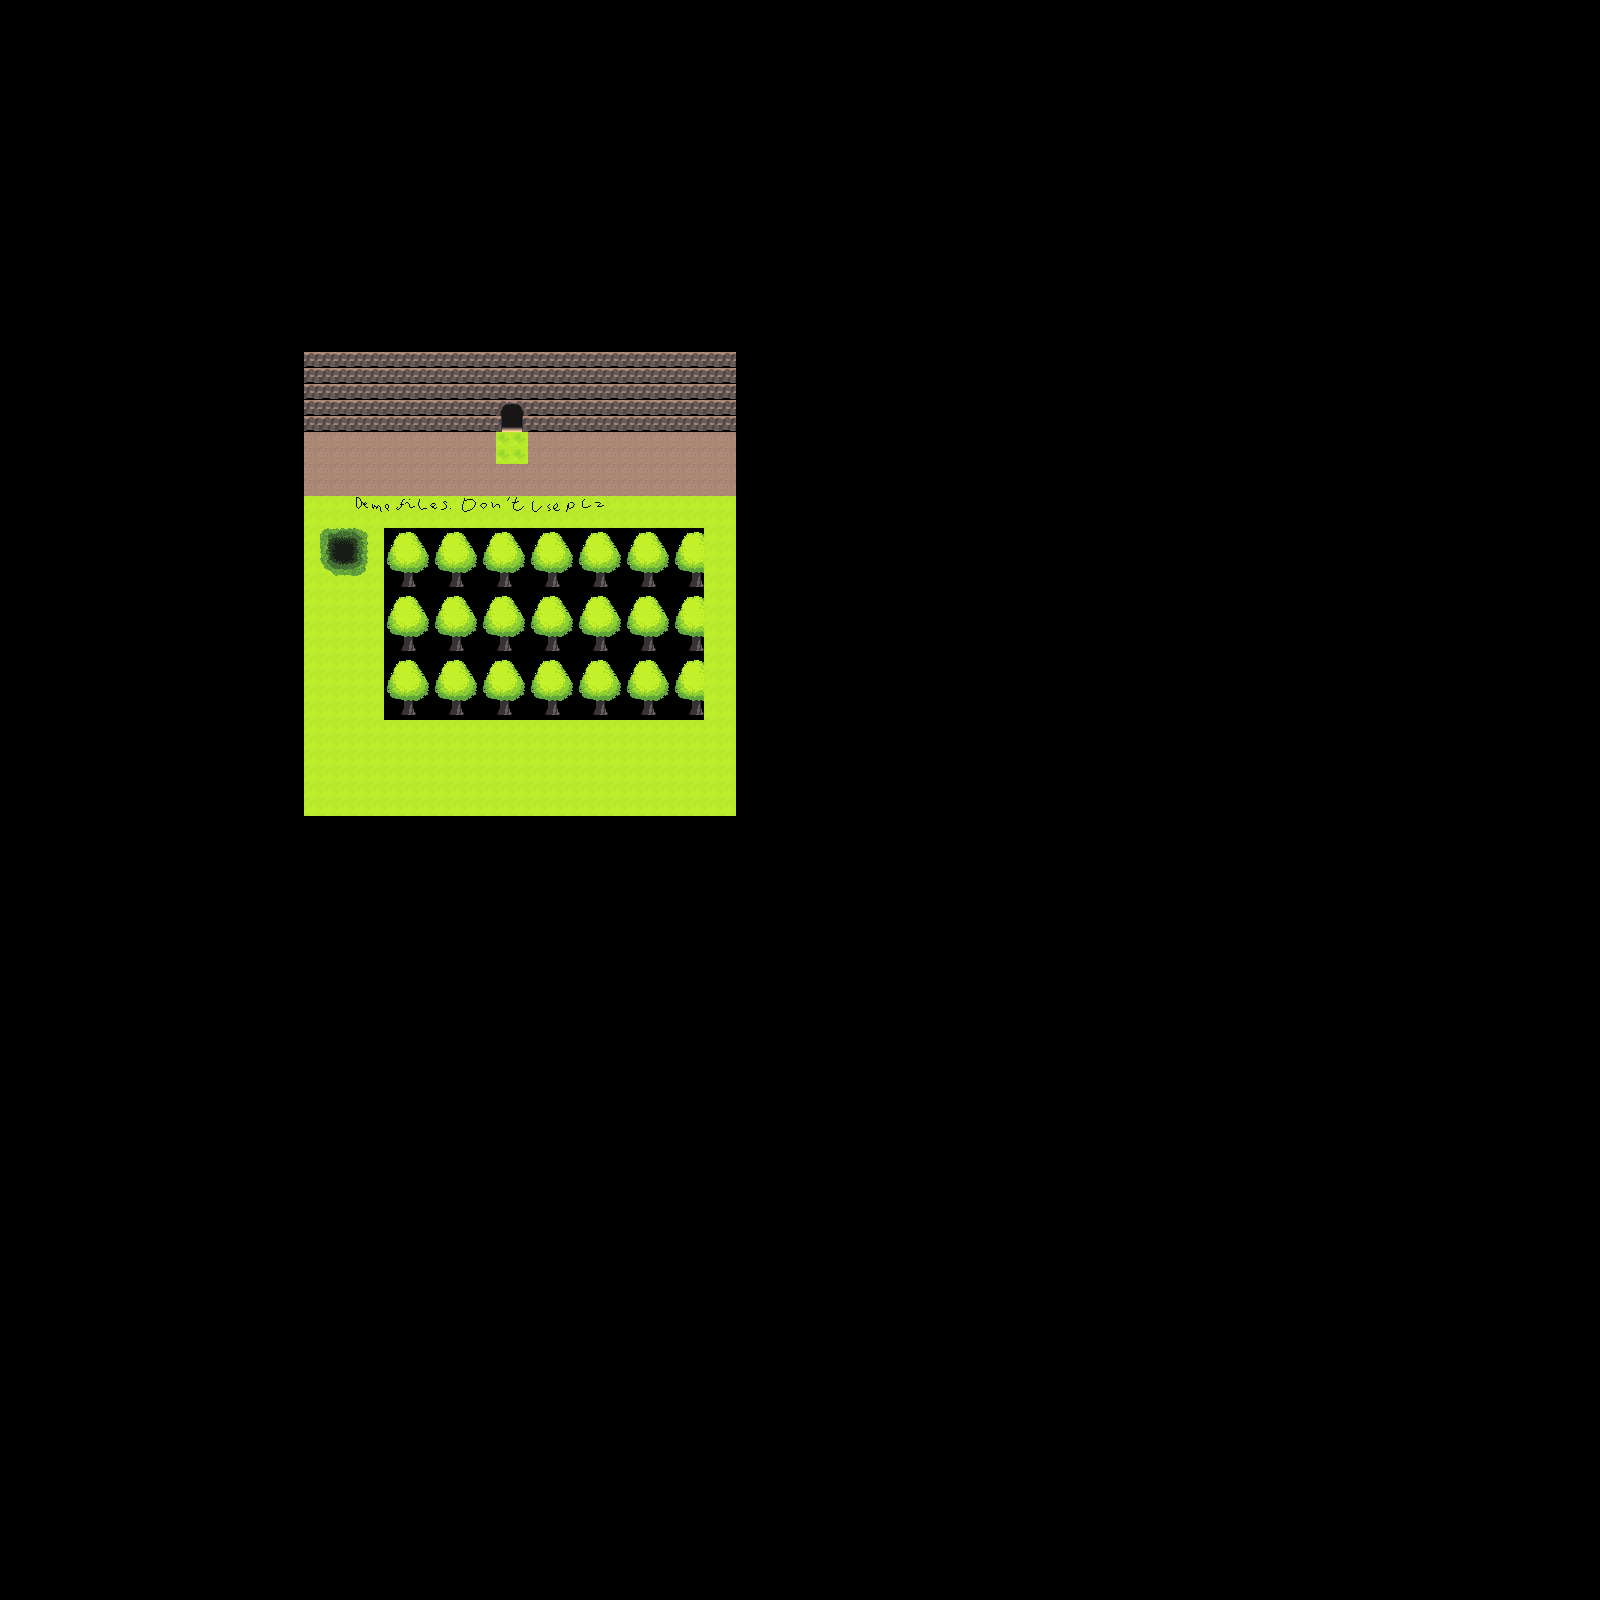

Below is a game level as drawn by its tile map, then a one-line description and the .tmx that defines it (tile-layer data replaced by summaries):
An orthogonal 100x100 tile map with 16x16 px tiles, 2 tile layers (Tile Layer 1, Tile Layer 2) and 2 objects (spawnPoint, serverReadyArea).

<map version="1.10" tiledversion="1.10.0" orientation="orthogonal" renderorder="right-down" width="100" height="100" tilewidth="16" tileheight="16" infinite="0" nextlayerid="4" nextobjectid="3">
 <tileset firstgid="1" source="../tileset/demo1.tsx" />
 <layer id="1" name="Tile Layer 1" width="100" height="100">
  <data>[10000 cells, 540 non-empty, 13 distinct tile ids]</data>
 </layer>
 <layer id="2" name="Tile Layer 2" width="100" height="100">
  <data>[10000 cells, 268 non-empty, 32 distinct tile ids]</data>
 </layer>
 <objectgroup id="3" name="OBJECT" offsetx="-3" offsety="-13.5">
  <object id="1" name="spawnPoint" x="348" y="566.5">
   <point />
  </object>
  <object id="2" name="serverReadyArea" x="498.75" y="445.542" width="32.0833" height="31.9583" />
 </objectgroup>
</map>
